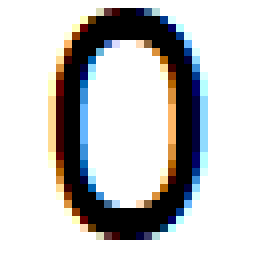
//> input picture training_images/0_Arial.bmp, 32 x 32 px (shown 8 times larger)
$ ./Source   (built with g++ and OpenCV 4)
//> lines starting //> are read from the running program, lines starting //| are printed output that depends on the picture
#include <opencv2/imgcodecs.hpp>
#include "opencv2/imgproc.hpp"
#include <iostream>
#include <iomanip>
#include <fstream>
#include <string>
#include <cstring>
#include <cctype>
#include <filesystem>
#include <time.h>
#include <stdlib.h>
#include <math.h>       /* atan */
using namespace cv;
using namespace std;


//////////////  GLOBAL DEFINITIONS  ////////////////

#define PI 3.14159265

// HISTOGRAM
#define N_BUCKETS  18		// number of buckets in histogram
#define CELL_SIZE	8		// Each cell is 8x8 pixels
#define BLOCK_SIZE  4		// Each block is 4x4 cells


Mat image, gray;				// loaded image: original and grayscale
Mat G_x;						// edges - filtered image: x axis
Mat G_y;						// edges - filtered image: y axis
double bucket_vals[N_BUCKETS];	// buckets containing magnitudes
double block_bucket_vals[N_BUCKETS * BLOCK_SIZE * BLOCK_SIZE];	// block of buckets


// NETWORK
#define INPUT_SIZE  (N_BUCKETS * BLOCK_SIZE * BLOCK_SIZE)	// input layer size
#define HIDDEN_SIZE INPUT_SIZE								// hidden layer size
#define OUTPUT_SIZE 10										// digits 0 - 9


#define TETHA  (double)0.01

#define MAX_TRAIN_STEPS   10000		// max training steps for one image
#define MAX_TRAIN_CYCLES  1000		// max cycles of the images set training

// found number by recognition and real (target) number
unsigned int found_number;		// recognized digit index in output[]
unsigned int real_number = 0;	// real digit

// input values - histogram data
double input[INPUT_SIZE];

// hidden layer
double hidden[HIDDEN_SIZE];

// output layer
double output[OUTPUT_SIZE];

// target values
double target[OUTPUT_SIZE];

// weights between input layer to hidden one
double weights_in_hid[INPUT_SIZE][HIDDEN_SIZE];

// weights between hidden layer to output one
double weights_hid_out[HIDDEN_SIZE][OUTPUT_SIZE];

// values for weights fixing
double delta_weights_hid_out[HIDDEN_SIZE][OUTPUT_SIZE];
double delta_weights_in_hid[INPUT_SIZE][HIDDEN_SIZE];

// values for weight adjusting
double delta[OUTPUT_SIZE];

string fonts[] = {"Arial", "Tnr", "Col", "David", "Cent", "Bahn", "Imp"}; // fonts names

#define NUM_IMG_FOR_DIGIT_TRAIN	(sizeof(fonts) / sizeof(fonts[0])) // number of fonts in fonts[]


////////////////  GLOBAL FUNCTIONS ////////////////


/////////////// HISTOGRAM functions  /////////////

// assign new value to relevant bucket: m - magnitude, d - direction (grad)
void assign_bucket_vals(double m, double d)
{
	if (d >= 20 * N_BUCKETS)
		d = d - (20 * N_BUCKETS);

	// find two neighbors buckets
	int right_bin = int(d / 20.0);
	int left_bin = (int(d / 20.0) + 1);

	// split magnitude value between two neighbors buckets
	double right_val = m * (left_bin * 20.0 - d) / 20.0;
	double left_val = m * (d - right_bin * 20.0) / 20.0;

	if (left_bin == N_BUCKETS)
		left_bin = 0;

	// assign magnitude values values to buckets
	bucket_vals[right_bin] += right_val;
	bucket_vals[left_bin] += left_val;
}


// create histogram for one cell starting in [loc_x, loc_y]
void get_magnitude_hist_cell(int loc_x, int loc_y)
{
	double magnitudes[CELL_SIZE][CELL_SIZE] = { 0 };
	double directions[CELL_SIZE][CELL_SIZE] = { 0 };

	// calculate magnitudes and directions
	for (int x = loc_x, i = 0; x < loc_x + CELL_SIZE; x++, i++)
	{
		for (int y = loc_y, j = 0; y < loc_y + CELL_SIZE; y++, j++)
		{
			magnitudes[i][j] = sqrt(G_x.at<int16_t>(x, y) * G_x.at<int16_t>(x,y) + G_y.at<int16_t>(x, y) * G_y.at<int16_t>(x, y));
			directions[i][j] = abs(atan2(abs(G_y.at<int16_t>(x, y)), abs(G_x.at<int16_t>(x, y))) * 180.0 / PI);
		}
	}

	// adjust directions to 0 - 360 grad scale
	for (int x = loc_x, i = 0; x < loc_x + CELL_SIZE; x++, i++)
	{
		for (int y = loc_y, j = 0; y < loc_y + CELL_SIZE; y++, j++)
		{
			if (G_x.at<int16_t>(x, y) < 0 && G_y.at<int16_t>(x, y) >= 0)
				directions[i][j] = 180.0 - directions[i][j];
			else if (G_x.at<int16_t>(x, y) < 0 && G_y.at<int16_t>(x, y) < 0)
				directions[i][j] += 180.0;
			else if (G_x.at<int16_t>(x, y) >= 0 && G_y.at<int16_t>(x, y) < 0)
				directions[i][j] = 360 - directions[i][j];
		}
	}

	memset(bucket_vals, 0, sizeof(double) * N_BUCKETS);

	// assign values to buckets
	for (int i = 0; i < CELL_SIZE; i++)
		for (int j = 0; j < CELL_SIZE; j++)
			assign_bucket_vals(magnitudes[i][j], directions[i][j]);

}


// create histograms for all cells in the block
void get_magnitude_hist_block(int loc_x, int loc_y)
{
	int count = 0;

	// get buckets with relevant values for each cell in block
	for (int i = 0; i < BLOCK_SIZE; i++)
	{
		for (int j = 0; j < BLOCK_SIZE; j++)
		{
			get_magnitude_hist_cell(j * CELL_SIZE, i * CELL_SIZE);
			memcpy(&block_bucket_vals[count * N_BUCKETS], bucket_vals, N_BUCKETS * sizeof(double));
			count++;
		}
	}

	// frobenius normalization of buckets values
	double norm = 0.0;
	for (int i = 0; i < (N_BUCKETS * BLOCK_SIZE * BLOCK_SIZE); i++)
		norm += (block_bucket_vals[i] * block_bucket_vals[i]);
	norm = sqrt(norm);
	for (int i = 0; i < (N_BUCKETS * BLOCK_SIZE * BLOCK_SIZE); i++)
		block_bucket_vals[i] /= norm;
}


// find edges
void FilterEdges()
{
	// create filters for getting edges and perform filtering
	Mat kern_x = (Mat_<char>(1, 3) << -1, 0, 1);
	//cout << "X filter:" << endl << endl << kern_x << endl << endl;
	filter2D(gray, G_x, CV_16S, kern_x);
	//cout << "X edges:" << endl << endl << G_x << endl << endl;

	Mat kern_y = (Mat_<char>(3, 1) << 1, 0, -1);
	//cout << "Y filter:" << endl << endl << kern_y << endl << endl;
	filter2D(gray, G_y, CV_16S, kern_y);
	//cout << "Y edges:" << endl << endl << G_y << endl << endl;
}


// load image from file
bool LoadImage(String imageName)
{
//> called with imageName = "training_images/0_Arial.bmp"
	image = imread(imageName); // Read the file
//> image is the input picture: 32 rows x 32 cols, CV_8UC3; mean B, G, R 195.6, 195.5, 195.7

	if (image.empty())                      // Check for invalid input
	{
		cout << "Could not open or find the image: " << imageName << std::endl;
		return false;
	}

	//cout << image << endl;

	//namedWindow("Display window", WINDOW_AUTOSIZE); // Create a window for display.
	//imshow("Display window", image);                // Show our image inside it.

	// get gray scale image
	cvtColor(image, gray, COLOR_BGR2GRAY);
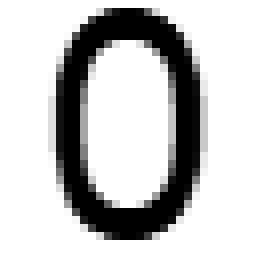
//> gray: 32 rows x 32 cols, CV_8UC1 (shown 8 times larger); min 0, max 255, mean 195.6

	//imshow("Display window", gray);


	// resize the gray scale image to size: 32 x 32
	if (image.rows != 32 || image.cols != 32)
		resize(gray, gray, Size(32, 32));

	//cout << "Grayscale image:" << endl << endl << gray << endl << endl;

	FilterEdges(); // find edges
//> in FilterEdges, `filter2D(gray, G_x, CV_16S, kern_x);`:
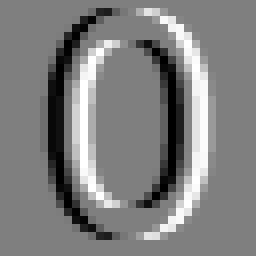
//> G_x: 32 rows x 32 cols, CV_16SC1 (shown 8 times larger); min -255, max 255, mean 0; drawn with min black and max white
//> in FilterEdges, `filter2D(gray, G_y, CV_16S, kern_y);`:
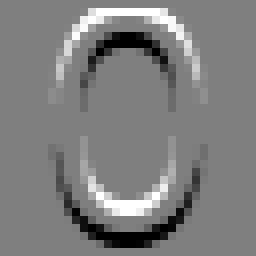
//> G_y: 32 rows x 32 cols, CV_16SC1 (shown 8 times larger); min -255, max 255, mean -1.4; drawn with min black and max white
	get_magnitude_hist_block(0, 0); // build histogram for block starting [0,0]

	// [12 lines of commented-out code are left out]

	memcpy(input, block_bucket_vals, sizeof(double) * N_BUCKETS * BLOCK_SIZE * BLOCK_SIZE);
	return true;
}


////////////////////////  NETWORK functions  ///////////////////////////////////

// calculate delta weights from  input to hidden layer
// [71 lines left out: functions delta_weights_input_hidden, delta_weights_hidden_output, AdjustWeights, SetWeights, not called in this run]


// step function implementation
double StepFunction(double param)
{
	return (double)1 / ((double)1 + exp(-param));
}


// multiply input layer by weights from input to hidden layers
void MultInHid()
{
	memset(hidden, 0, sizeof(double) * HIDDEN_SIZE);

	for (int i = 0; i < HIDDEN_SIZE; i++)
	{
		for (int j = 0; j < INPUT_SIZE; j++)
		{
			hidden[i] += input[j] * weights_in_hid[j][i];
		}
		hidden[i] = StepFunction(hidden[i]);
	}
}


// multiply hidden layer by weights from hidden to  output layers
void MultHidOut()
{
	memset(output, 0, sizeof(double) * OUTPUT_SIZE);

	for (int i = 0; i < OUTPUT_SIZE; i++)
	{
		for (int j = 0; j < HIDDEN_SIZE; j++)
		{
			output[i] += hidden[j] * weights_hid_out[j][i];
		}
		output[i] = StepFunction(output[i]);
	}
}


// recognize the loaded image
void Recognize(bool print = true)
{
	// multiply input array by input-hidden weights
	MultInHid();

	// multiply hidden array by hidden-output weights
	MultHidOut();

	double max = 0.0;
	int max_ind = -1;
	//cout << endl << endl;
	for (short i = 0; i < OUTPUT_SIZE; i++)
	{
		if (output[i] > max)
		{
			max = output[i];
			max_ind = i;
		}
		//cout << output[i] << " ";
	}
	//cout << endl << endl;
	found_number = max_ind;
	if (print)
		cout << endl << "Recognized number: " << found_number << endl;
}


// performing the single training the network for the current digit
// [26 lines left out: functions Train, ContiniousTrain, not called in this run]


// statistics data
long train_cycles;	// number cycles is performed during images set training
long img_tested;	// number of images that are tested
long num_errors;	// number of errors (incorrect recognitions)

// training of the images set
void ImagesSetTrainig()
{
	train_cycles = 0;
	while (train_cycles < MAX_TRAIN_CYCLES)
	{
		img_tested = num_errors = 0;
		for (int i = 0; i <= 9; i++) // for each digit: 0 - 9
		{
			real_number = i;
			for (int j = 0; j < NUM_IMG_FOR_DIGIT_TRAIN; j++) // for each font
			{
				// load image from 'training_images' directory and recognize it
				string imageName = "training_images/" + to_string(i) + "_" + fonts[j] + ".bmp";
				if (!LoadImage(imageName))
					return;
				Recognize(false);
				img_tested++;
				if (real_number == found_number) // if correct recognition => continue with the next image
					continue;
				num_errors++;
				ContiniousTrain(); // if incorrect recognition => perform continious training
			}
		}
		train_cycles++;
		cout << "Cycle " << train_cycles << ": " << num_errors << " errors of " << img_tested << " images" << endl;
		if (num_errors == 0)
		{
			// end of training - no errors
			cout << endl << "End of images set training" << endl;
			cout << "Number of cycles: " << train_cycles << endl << endl;
			return;
		}
	}
	cout << endl << "Training stopped after " << MAX_TRAIN_CYCLES << " cycles" << endl << endl;
}


// recognize all images in the directory and print the accuracy and the confusion matrix
// the first character of the image name is the real digit: <digit>_<number>.bmp
// [187 lines left out: functions ImagesSetTesting, SaveWeights, LoadWeights, main, not called in this run]

// added to run one function of the file
int main() { ImagesSetTrainig(); }
